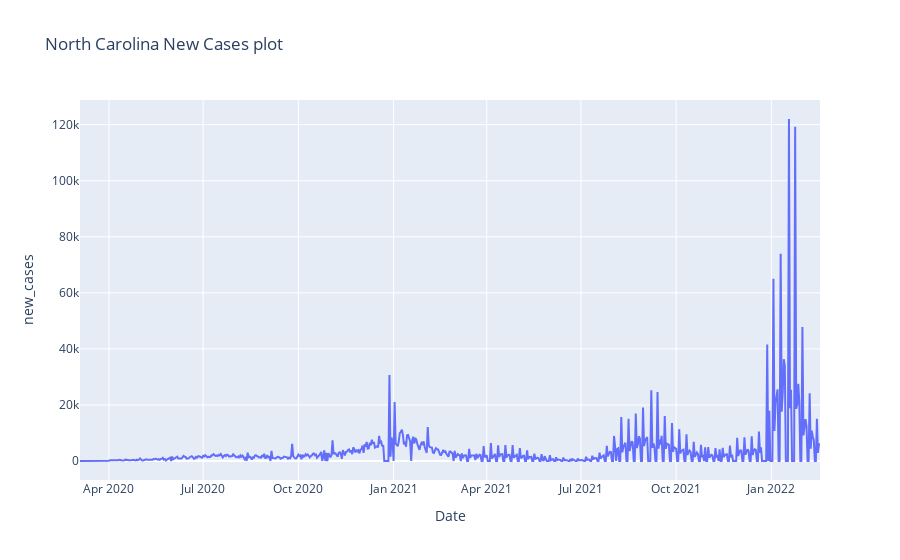

Source (notebook cell):
### Markdown cell above
## Plotting North Carolina New Cases

### Code cell
# https://plotly.com/python/line-charts/
fig = px.line(nc_data_1, x="Date", y="new_cases", title='North Carolina New Cases plot')
fig.show()

### Figure 1 — Plotly figure (JSON) as saved in the notebook; plotly's stock layout.template omitted (floating-point values rounded to 4 significant figures; data arrays with more than 128 entries replaced by an {"elided": "..."} marker saying what was removed)
{"data": [{"hovertemplate": "Date=%{x}<br>new_cases=%{y}<extra></extra>", "legendgroup": "", "line": {"color": "#636efa", "dash": "solid"}, "marker": {"symbol": "circle"}, "mode": "lines", "name": "", "orientation": "v", "showlegend": false, "type": "scatter", "x": {"elided": "716 str values"}, "xaxis": "x", "y": {"elided": "716 int values"}, "yaxis": "y"}], "layout": {"legend": {"tracegroupgap": 0}, "title": {"text": "North Carolina New Cases plot"}, "xaxis": {"anchor": "y", "domain": [0, 1], "title": {"text": "Date"}}, "yaxis": {"anchor": "x", "domain": [0, 1], "title": {"text": "new_cases"}}}}
